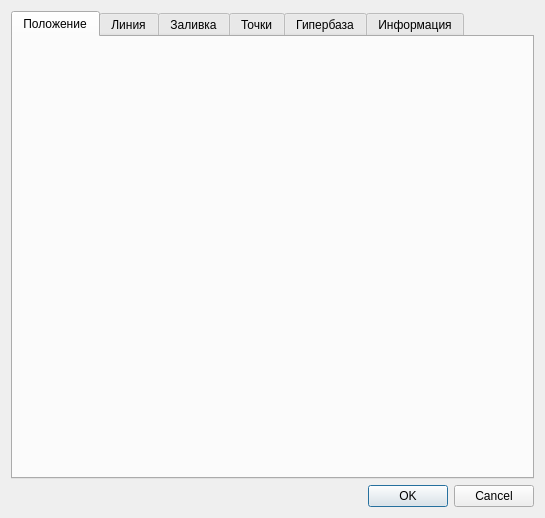
<?xml version="1.0" encoding="UTF-8"?>
<ui version="4.0">
 <class>EditPolylineDialog</class>
 <widget class="QDialog" name="EditPolylineDialog">
  <property name="geometry">
   <rect>
    <x>0</x>
    <y>0</y>
    <width>545</width>
    <height>518</height>
   </rect>
  </property>
  <property name="windowTitle">
   <string>Dialog</string>
  </property>
  <layout class="QVBoxLayout" name="verticalLayout">
   <item>
    <widget class="QTabWidget" name="tabWidget">
     <property name="currentIndex">
      <number>0</number>
     </property>
     <widget class="QWidget" name="tabLocation">
      <attribute name="title">
       <string>Положение</string>
      </attribute>
      <layout class="QVBoxLayout" name="verticalLayout_2">
       <item>
        <widget class="EditLocationWidget" name="widgetEditLocation" native="true"/>
       </item>
      </layout>
     </widget>
     <widget class="QWidget" name="tabPen">
      <attribute name="title">
       <string>Линия</string>
      </attribute>
      <layout class="QVBoxLayout" name="verticalLayout_3">
       <item>
        <widget class="EditPenWidget" name="widgetEditPen" native="true"/>
       </item>
      </layout>
     </widget>
     <widget class="QWidget" name="tabBrush">
      <attribute name="title">
       <string>Заливка</string>
      </attribute>
      <layout class="QVBoxLayout" name="verticalLayout_4">
       <item>
        <widget class="EditBrushWidget" name="widgetEditBrush" native="true"/>
       </item>
      </layout>
     </widget>
     <widget class="QWidget" name="tabPoints">
      <attribute name="title">
       <string>Точки</string>
      </attribute>
     </widget>
     <widget class="QWidget" name="tab_3">
      <attribute name="title">
       <string>Гипербаза</string>
      </attribute>
      <layout class="QVBoxLayout" name="verticalLayout_5">
       <item>
        <widget class="EditHyperbaseWidget" name="widget" native="true"/>
       </item>
      </layout>
     </widget>
     <widget class="QWidget" name="tabInfo">
      <attribute name="title">
       <string>Информация</string>
      </attribute>
     </widget>
    </widget>
   </item>
   <item>
    <widget class="QDialogButtonBox" name="buttonBox">
     <property name="orientation">
      <enum>Qt::Horizontal</enum>
     </property>
     <property name="standardButtons">
      <set>QDialogButtonBox::Cancel|QDialogButtonBox::Ok</set>
     </property>
    </widget>
   </item>
  </layout>
 </widget>
 <customwidgets>
  <customwidget>
   <class>EditLocationWidget</class>
   <extends>QWidget</extends>
   <header>EditLocationWidget.h</header>
   <container>1</container>
  </customwidget>
  <customwidget>
   <class>EditHyperbaseWidget</class>
   <extends>QWidget</extends>
   <header>EditHyperbaseWidget.h</header>
   <container>1</container>
  </customwidget>
  <customwidget>
   <class>EditPenWidget</class>
   <extends>QWidget</extends>
   <header>EditPenWidget.h</header>
   <container>1</container>
  </customwidget>
  <customwidget>
   <class>EditBrushWidget</class>
   <extends>QWidget</extends>
   <header>EditBrushWidget.h</header>
   <container>1</container>
  </customwidget>
 </customwidgets>
 <resources/>
 <connections>
  <connection>
   <sender>buttonBox</sender>
   <signal>accepted()</signal>
   <receiver>EditPolylineDialog</receiver>
   <slot>accept()</slot>
   <hints>
    <hint type="sourcelabel">
     <x>248</x>
     <y>254</y>
    </hint>
    <hint type="destinationlabel">
     <x>157</x>
     <y>274</y>
    </hint>
   </hints>
  </connection>
  <connection>
   <sender>buttonBox</sender>
   <signal>rejected()</signal>
   <receiver>EditPolylineDialog</receiver>
   <slot>reject()</slot>
   <hints>
    <hint type="sourcelabel">
     <x>316</x>
     <y>260</y>
    </hint>
    <hint type="destinationlabel">
     <x>286</x>
     <y>274</y>
    </hint>
   </hints>
  </connection>
 </connections>
</ui>
